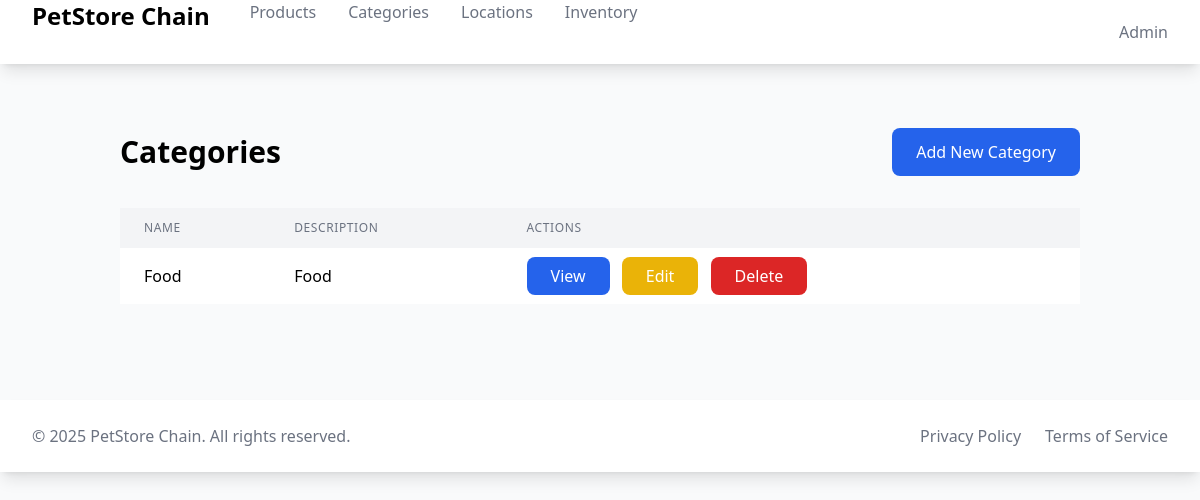
Before: /products/categories/ with the older database file.
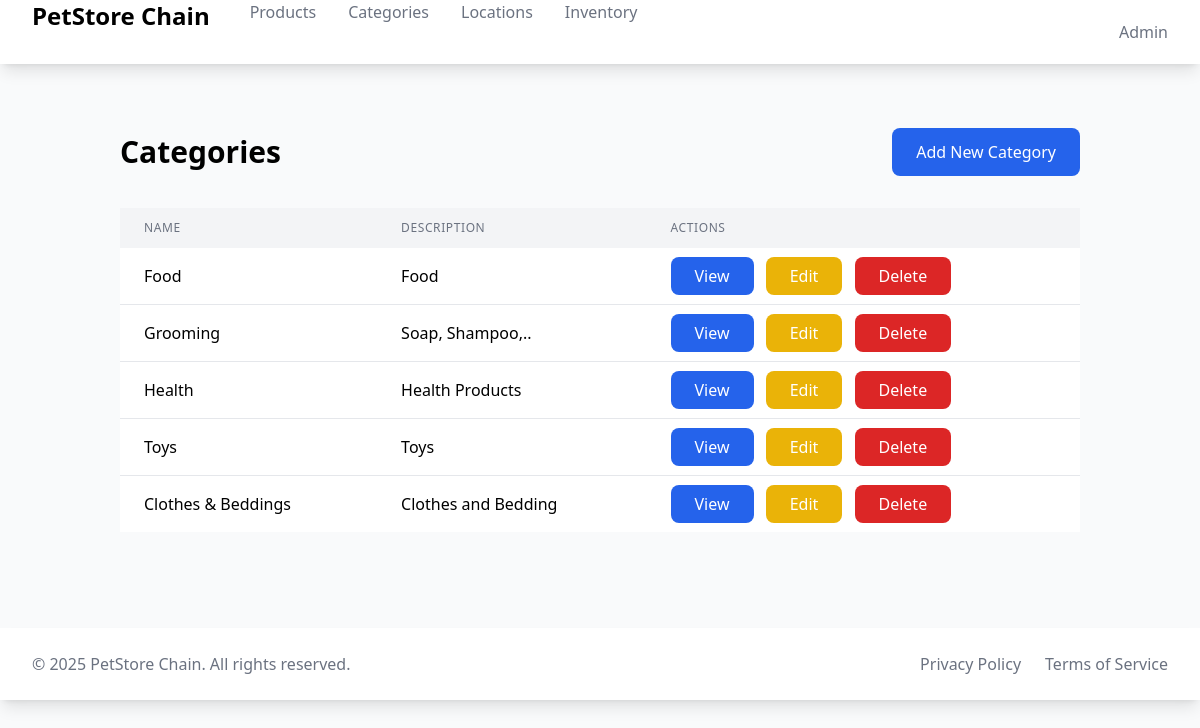
After: the same page with the newer database file.
### products/models.py (models this page shows, shortened)
class Category(models.Model):
    name = models.CharField(max_length=100)
    description = models.TextField(blank=True)

### products/views.py (the view)
# urls.py: path('categories/', CategoryListView.as_view(), name='category_list'),
class CategoryListView(ListView):
    model = Category
    template_name = 'products/category_list.html'
    context_object_name = 'categories'

### products/templates/products/category_list.html
{% extends "base.html" %}
{% block content %}
<div class="container mx-auto px-4 py-8">
    <div class="flex justify-between items-center mb-8">
        <h1 class="text-3xl font-bold">Categories</h1>
        <a href="{% url 'products:category_create' %}" class="bg-blue-600 text-white px-6 py-3 rounded-lg hover:bg-blue-700">
            Add New Category
        </a>
    </div>
    <div class="overflow-x-auto">
        <table class="min-w-full bg-white">
            <thead class="bg-gray-100">
                <tr>
                    <th class="px-6 py-3 text-left text-xs font-medium text-gray-500 uppercase tracking-wider">Name</th>
                    <th class="px-6 py-3 text-left text-xs font-medium text-gray-500 uppercase tracking-wider">Description</th>
                    <th class="px-6 py-3 text-left text-xs font-medium text-gray-500 uppercase tracking-wider">Actions</th>
                </tr>
            </thead>
            <tbody class="divide-y divide-gray-200">
                {% for category in object_list %}
                <tr>
                    <td class="px-6 py-4">{{ category.name }}</td>
                    <td class="px-6 py-4">{{ category.description }}</td>
                    <td class="px-6 py-4 space-x-2">
                        <a href="{% url 'products:category_detail' category.pk %}" class="bg-blue-600 text-white px-6 py-2 rounded-lg hover:bg-blue-700">View</a>
                        <a href="{% url 'products:category_update' category.pk %}" class="bg-yellow-500 text-white px-6 py-2 rounded-lg hover:bg-yellow-600">Edit</a>
                        <a href="{% url 'products:category_delete' category.pk %}" class="bg-red-600 text-white px-6 py-2 rounded-lg hover:bg-red-700">Delete</a>
                    </td>
                </tr>
                {% empty %}
                <tr>
                    <td colspan="3" class="px-6 py-4 text-center text-gray-500">No categories found</td>
                </tr>
                {% endfor %}
            </tbody>
        </table>
    </div>
</div>
{% endblock %}

Changed rows visible on the page:
added Category: name "Grooming", description "Soap, Shampoo,.."
added Category: name "Health", description "Health Products"
added Category: name "Toys", description "Toys"
added Category: name "Clothes & Beddings", description "Clothes and Bedding"
